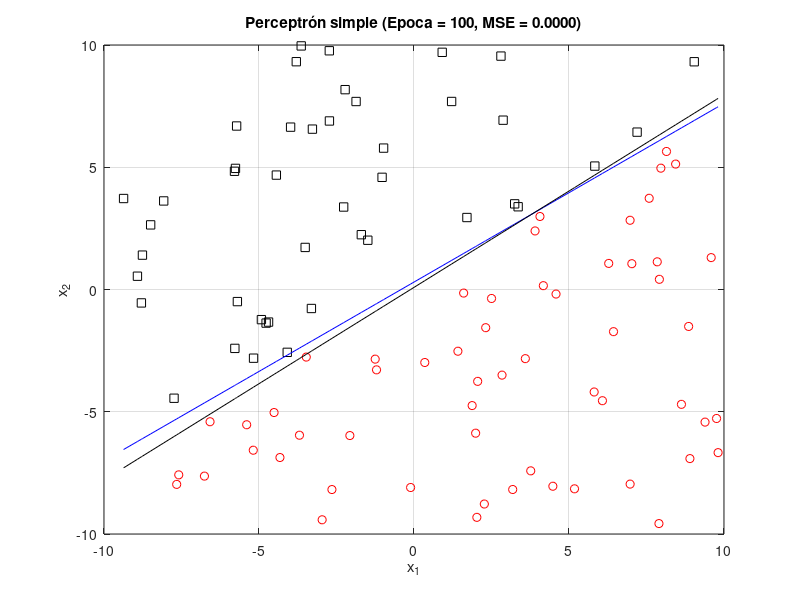
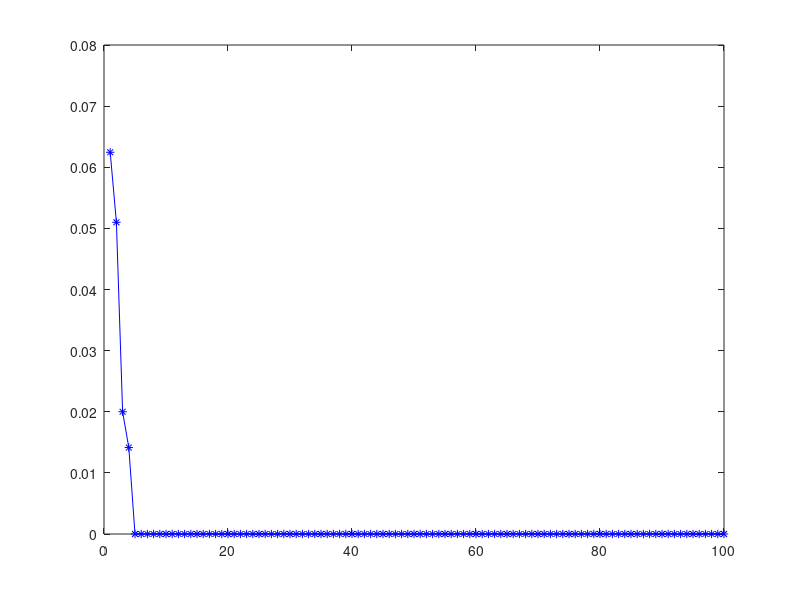

Write MATLAB code to recreate these figures, in order. (Note: this script raises an error after producing the figures.)
clc;
close all;
clear;

rng_mx = 10;
rng_mn = -10;
nm = 100;

x1 = (rng_mx-rng_mn)*rand(nm, 1)+rng_mn;
x2 = (rng_mx-rng_mn)*rand(nm, 1)+rng_mn;

m = rand();
b = rand();
xo = sort(x1);
yo = m.*xo+b;
x2e = m.*x1+b;
cls = x2>x2e;
id0 = cls==0;
id1 = ~id0;

vw = rand(3,1);
nep = 100;
n_ap = 1/abs(max([x1;x2]))-eps;
vMSE = zeros(1,nep);

for i1=1:nep
    u = [x1 x2 ones(nm,1)]*vw;
    fu = u>=0;
    err = cls-fu;
    vMSE(i1) = sqrt(err'*err)/nm;
    id_err = err~=0;
    
    y1 = -xo*vw(1)/vw(2)-vw(3)/vw(2);
    dvw = n_ap*([x1'; x2'; ones(1,nm)]*err);
    vw = vw+dvw;

    figure(1);
    plot(x1(id0), x2(id0), 'ro');
    axis([rng_mn, rng_mx, rng_mn, rng_mx])
    hold on;
    plot(x1(id1), x2(id1), 'ks');
    plot(x1(id_err), x2(id_err), 'b*');
    plot(xo, yo, 'b-');
    plot(xo, y1, 'k-');
    xlabel('x_1');
    ylabel('x_2');
    grid on;
    title(sprintf('Perceptrón simple (Epoca = %d, MSE = %.4f)', i1, vMSE(i1)));
    hold off;
    pause(0.1);

end

figure(2)
plot(1:nep,vMSE,'b*-');
axis([1, nep_mx, min(vMSE), max(vMSE)]);
grid on;
ylabel('MSE');
xlabel('Epoca');
title('Grafica de desempeño para un perceptrón simple');
